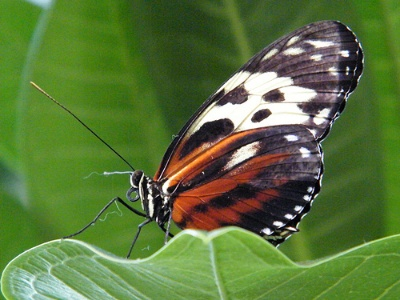
%> input picture pic/5.jpg, 400 x 300 px
$ octave saliencyDetectHistogram.m   (GNU Octave 9; MATLAB toolbox functions it lacks are replaced by stand-ins)
%> lines starting %> are read from the running program, lines starting %| are printed output that depends on the picture; in (x1, y1, x2, y2) boxes, pixels count from 0 and x2, y2 are one past the last pixel; in counts of white or black regions, pixels touching at a corner belong together; the program's own positions count from 1
### RGB2Lab/RGB2Lab.m
function [L,a,b] = RGB2Lab(R,G,B)
%RGB2LAB Convert an image from RGB to CIELAB
%
% function [L, a, b] = RGB2Lab(R, G, B)
% function [L, a, b] = RGB2Lab(I)
% function I = RGB2Lab(...)
%
% RGB2Lab takes red, green, and blue matrices, or a single M x N x 3 image,
% and returns an image in the CIELAB color space.  RGB values can be
% either between 0 and 1 or between 0 and 255.  Values for L are in the
% range [0,100] while a and b are roughly in the range [-110,110].  The
% output is of type double.
%
% This transform is based on ITU-R Recommendation BT.709 using the D65
% white point reference. The error in transforming RGB -> Lab -> RGB is
% approximately 10^-5.
%
% See also LAB2RGB.

% By Mark Ruzon from C code by Yossi Rubner, 23 September 1997.
% Updated for MATLAB 5 28 January 1998.
% Updated for MATLAB 7 30 March 2009.

if nargin == 1
  B = double(R(:,:,3));
  G = double(R(:,:,2));
  R = double(R(:,:,1));
end

if max(max(R)) > 1.0 || max(max(G)) > 1.0 || max(max(B)) > 1.0
  R = double(R) / 255;
  G = double(G) / 255;
  B = double(B) / 255;
end

% Set a threshold
T = 0.008856;

[M, N] = size(R);
s = M * N;
RGB = [reshape(R,1,s); reshape(G,1,s); reshape(B,1,s)];

% RGB to XYZ
MAT = [0.412453 0.357580 0.180423;
       0.212671 0.715160 0.072169;
       0.019334 0.119193 0.950227];
XYZ = MAT * RGB;

% Normalize for D65 white point
X = XYZ(1,:) / 0.950456;
Y = XYZ(2,:);
Z = XYZ(3,:) / 1.088754;

XT = X > T;
YT = Y > T;
ZT = Z > T;

Y3 = Y.^(1/3);

fX = XT .* X.^(1/3) + (~XT) .* (7.787 .* X + 16/116);
fY = YT .* Y3 + (~YT) .* (7.787 .* Y + 16/116);
fZ = ZT .* Z.^(1/3) + (~ZT) .* (7.787 .* Z + 16/116);

L = reshape(YT .* (116 * Y3 - 16.0) + (~YT) .* (903.3 * Y), M, N);
a = reshape(500 * (fX - fY), M, N);
b = reshape(200 * (fY - fZ), M, N);

if nargout < 2
  L = cat(3,L,a,b);
end

### drawRectangleOnImage.m
function [ im ] = drawRectangleOnImage( im, boundingbox )
%drawRectangleOnImage : can draw all the bounding boxes with random color
%on im
% im: the input image
% boundingbox: the input bounding boxes, it is an n*4 matrix
% im: the output image with all the bounding boxes on them


for i = 1:size(boundingbox,1)

    coor1 = boundingbox(i,1);
    coor2 = boundingbox(i,2);
    coor3 = boundingbox(i,3);
    coor4 = boundingbox(i,4);

    %this is the random color for the
    R = uint8(255);
    G = uint8(0);
    B = uint8(0);

    %left line
    im(coor1:coor3,coor2,1) = R;
    im(coor1:coor3,coor2,2) = G;
    im(coor1:coor3,coor2,3) = B;

    %right line
    im(coor1:coor3,coor4,1) = R;
    im(coor1:coor3,coor4,2) = G;
    im(coor1:coor3,coor4,3) = B;

    %above line
    im(coor1,coor2:coor4,1) = R;
    im(coor1,coor2:coor4,2) = G;
    im(coor1,coor2:coor4,3) = B;


    %above line
    im(coor3,coor2:coor4,1) = R;
    im(coor3,coor2:coor4,2) = G;
    im(coor3,coor2:coor4,3) = B;

end

end

### saliencyDetectHistogram.m
clc;clear;close all;
addpath('Dependencies/RGB2Lab')
addpath('pic')
tic
im = imread('5.jpg');
%> im is the input picture: size 300x400x3 uint8; mean R, G, B 90.8, 117.5, 59.3


quant_im = zeros(size(im));
for k = 1:3
    for i = 1:size(quant_im,1)
        for j = 1:size(quant_im,2)
            quant_im(i,j,k) = ceil(im(i,j,k) / 21.25);
        end
    end
end
quant_im = uint8(quant_im);
%> quant_im: size 300x400x3 uint8
quant_im(quant_im==0) = 1;
%> quant_im: size 300x400x3 uint8; mean R, G, B 4.27, 5.53, 2.81

%show the image after quantization
quant_im_minus1 = quant_im - 1;
quant_im_show = quant_im_minus1 * 23;


lab = RGB2Lab(quant_im_show);
%> in RGB2Lab, `R = double(R(:,:,1));`:
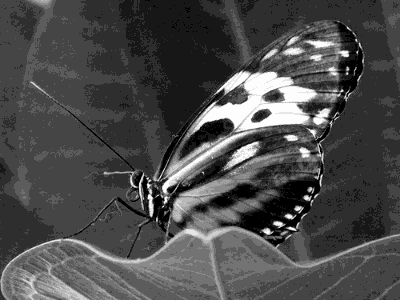
%> R: size 300x400 double; min 0, max 253, mean 75.3
%> in RGB2Lab, `XT = X > T;`: XT = 120000 logical values, 116804 true
%> in RGB2Lab, `YT = Y > T;`: YT = 120000 logical values, 116067 true
%> in RGB2Lab, `ZT = Z > T;`: ZT = 120000 logical values, 115862 true
%> in RGB2Lab, `L = cat(3,L,a,b);`:
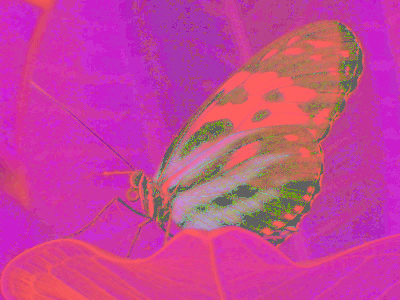
%> L: size 300x400x3 double; mean R, G, B 63.5, -18.5, 33.8; drawn with min black and max white
%begin to count
countSpace = zeros(12,12,12);

labSpace = cell(12,12,12);
changeColorSpace = cell(12,12,12);%this part mark if the colour space need to be change
for i = 1:12
    for j = 1:12
        for k = 1:12
            changeColorSpace{i,j,k} = [i,j,k];
        end
    end
end
for i = 1:size(im,1)
    for j = 1:size(im,2)
        r_level = quant_im(i,j,1);
        g_level = quant_im(i,j,2);
        b_level = quant_im(i,j,3);
        countSpace(r_level,g_level,b_level) = countSpace(r_level,g_level,b_level) + 1;
        labSpace{r_level,g_level,b_level} = {lab(i,j,1),lab(i,j,2),lab(i,j,3)};

    end
end
%> after the loop, labSpace = 1728 items

[sortedArray,rank] = sort(countSpace(:),'descend');
%> sortedArray = 1728 values, max 14080 at index 1, min 0 at index 418, mean 69.44; rank = 1728 values, max 1728 at index 13, min 1 at index 9, mean 864.5
totalPixelNum = size(im,1) * size(im,2);
%> totalPixelNum = 120000
sumPixel = 0;
pixelThreshold = 0.95;
totalPixelThreshold = floor(totalPixelNum * pixelThreshold);
%> totalPixelThreshold = 114000

for i = 1:length(sortedArray)
    [I,J,K] = ind2sub([12,12,3],rank(i));
    mainColorList(i,1:3) = [I,J,K];
    sumPixel = sumPixel + sortedArray(i);
    if(sumPixel > totalPixelThreshold)
        break
    end
end
%> this loop made 129 passes
%> (I, J, K, sumPixel) on passes 1 to 12: (4, 6, 2, 14080), (3, 5, 1, 20637), (3, 6, 1, 27128), (4, 6, 1, 33003), (3, 5, 2, 38387), (3, 4, 2, 43766), (4, 7, 2, 48902), (2, 3, 1, 53331), (1, 1, 1, 56527), (2, 4, 1, 59693), (5, 7, 3, 62289), (3, 4, 1, 64694)
%> after the loop, mainColorList = 129 rows, first 12: [4 6 2; 3 5 1; 3 6 1; 4 6 1; 3 5 2; 3 4 2; 4 7 2; 2 3 1; 1 1 1; 2 4 1; 5 7 3; 3 4 1]; sumPixel = 114049

%we use the value of i from the last part
for j = i + 1:length(sortedArray)
    if(sortedArray(j) == 0)
        break
    end
    [I,J,K] = ind2sub([12,12,3],rank(j));
    rareColorList(j-i,1:3) = [I,J,K];

end
%> this loop made 289 passes
%> (I, J, K) on passes 1 to 3: (10, 11, 11), (10, 9, 9), (9, 9, 8)
%> after the loop, rareColorList = 288 rows, first 12: [10 11 11; 10 9 9; 9 9 8; 10 11 9; 7 7 6; 5 6 5; 7 8 7; 9 5 2; 8 8 7; 9 11 8; 5 3 2; 6 4 4]

%replace each rare colour to main colour
for i = 1:size(rareColorList,1)
    tmp = rareColorList(i,1:3);
    I = tmp(1);
    J = tmp(2);
    K = tmp(3);
    diffList = zeros(size(mainColorList,1),1);
    for j = 1:size(mainColorList,1)
        tmp = mainColorList(j,1:3);
        II = tmp(1);
        JJ = tmp(2);
        KK = tmp(3);
        theDiff = zeros(1,3);
        theDiff(1) = labSpace{I,J,K}{1} - labSpace{II,JJ,KK}{1};
        theDiff(2) = labSpace{I,J,K}{2} - labSpace{II,JJ,KK}{2};
        theDiff(3) = labSpace{I,J,K}{3} - labSpace{II,JJ,KK}{3};

        diffList(j) = norm(theDiff);
    end
    [sortedList,diffListRank] = sort(diffList);
    substitudeColorRank = diffListRank(1);
    substitudeColor = mainColorList(substitudeColorRank,1:3);
    changeColorSpace{I,J,K} = substitudeColor;
    %update the count space
    II = substitudeColor(1);
    JJ = substitudeColor(2);
    KK = substitudeColor(3);
    countSpace(II,JJ,KK) = countSpace(II,JJ,KK) + countSpace(I,J,K);
    countSpace(I,J,K) = 0;
end
%> this loop made 288 passes
%> (I, J, K, substitudeColorRank, II, JJ, KK) on passes 1 to 3: (10, 11, 11, 96, 9, 10, 10), (10, 9, 9, 105, 9, 9, 9), (9, 9, 8, 86, 10, 10, 9)

%replace the original picture
quant_im_reduce = quant_im;
for i = 1:size(quant_im,1)
    for j = 1:size(quant_im,2)
        I = quant_im(i,j,1);
        J = quant_im(i,j,2);
        K = quant_im(i,j,3);
        newColor = changeColorSpace{I,J,K};
        quant_im_reduce(i,j,1) = newColor(1);
        quant_im_reduce(i,j,2) = newColor(2);
        quant_im_reduce(i,j,3) = newColor(3);
    end
end
%> quant_im_reduce: size 300x400x3 uint8; mean R, G, B 4.25, 5.51, 2.8
quant_im_reduce_toshow = (quant_im_reduce - 1) * 23;


%begin to calculate the saliency
frequencyList = zeros(size(mainColorList,1),1);
for i = 1:size(mainColorList,1)
    tmp = mainColorList(i,1:3);
    I = tmp(1);
    J = tmp(2);
    K = tmp(3);
    frequencyList(i) = countSpace(I,J,K) / totalPixelNum;
end
%> this loop made 129 passes

saliencyList = zeros(size(mainColorList,1),1);
diffLabMatrix = zeros(size(mainColorList,1),size(mainColorList,1));
%> diffLabMatrix: size 129x129 double; every value is 0
for i = 1:size(mainColorList,1)
    tmp = mainColorList(i,1:3);
    I = tmp(1);
    J = tmp(2);
    K = tmp(3);
    for j = 1:size(mainColorList,1)
        if(j >= i)
            break;
        end
        tmp = mainColorList(j,1:3);
        II = tmp(1);
        JJ = tmp(2);
        KK = tmp(3);
        theDiff = zeros(1,3);
        theDiff(1) = labSpace{I,J,K}{1} - labSpace{II,JJ,KK}{1};
        theDiff(2) = labSpace{I,J,K}{2} - labSpace{II,JJ,KK}{2};
        theDiff(3) = labSpace{I,J,K}{3} - labSpace{II,JJ,KK}{3};
        diffLabMatrix(i,j) = norm(theDiff);
        diffLabMatrix(j,i) = diffLabMatrix(i,j);

    end

end
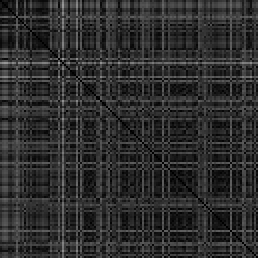
%> diffLabMatrix: size 129x129 double (shown 2 times larger); min 0, max 156.3, mean 46.1

for i = 1:size(mainColorList,1)
    saliencySum = 0;
    for j = 1:size(mainColorList,1)
        if(i == j)
            continue;
        end
        saliencySum = saliencySum + frequencyList(j) * diffLabMatrix(i,j);
    end
    saliencyList(i) = saliencySum;
end

%we need to smooth the saliency list
m = ceil(length(saliencyList) / 4);
newSaliencyList = size(saliencyList);
for i = 1:length(saliencyList)
    [~,neighbourList] = sort( diffLabMatrix(:,i) );
    nearColorList = neighbourList(1:m);
    T = 0;
    for j = 1:m
        T = T + diffLabMatrix(i,nearColorList(j));
    end
    newSaliencySum = 0;
    for j = 1:m
        newSaliencySum = newSaliencySum + (T - diffLabMatrix(i,nearColorList(j)) )*saliencyList(nearColorList(j));
    end
    newSaliencyList(i) = newSaliencySum / ((m-1)*T);
end

%create the saliency space
saliencySpace = zeros(12,12,12);
for i = 1:size(mainColorList,1)
    tmp = mainColorList(i,1:3);
    I = tmp(1);
    J = tmp(2);
    K = tmp(3);
    saliencySpace(I,J,K) = newSaliencyList(i);
end

theSaliencyMax = max(newSaliencyList(:));
saliencyIm = zeros(size(im,1),size(im,2));
for i = 1:size(im,1)
    for j = 1:size(im,2)
        tmp = quant_im_reduce(i,j,1:3);
        I = tmp(1);
        J = tmp(2);
        K = tmp(3);
        saliencyIm(i,j) = saliencySpace(I,J,K);
    end
end
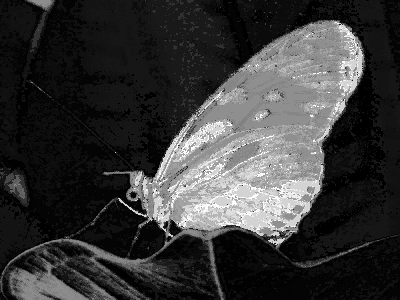
%> saliencyIm: size 300x400 double; min 34.8, max 63.99, mean 41.3; drawn with min black and max white

saliencyIm = saliencyIm / theSaliencyMax;
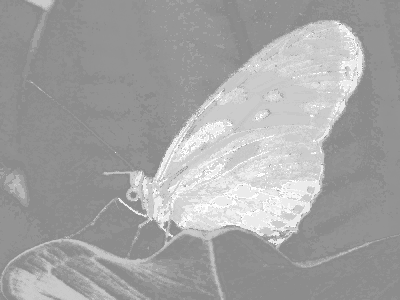
%> saliencyIm: size 300x400 double; min 0.544, max 1, mean 0.645
saliency = saliencyIm;


% [9 lines of commented-out code are left out]


saliencySorted = sort(saliency(:),'descend');
percentageThreshold = 0.20;
threshold = saliencySorted(floor(percentageThreshold*length(saliencySorted)));

OtsuThreshold = graythresh(saliency);
BW_otsu = im2bw(saliency,OtsuThreshold);
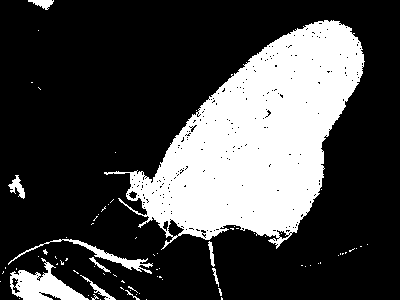
%> BW_otsu: size 300x400 logical; 27% white; 78 white regions (68 under 20 px), largest, box (x1, y1, x2, y2) and area: (104, 20, 365, 250) 29307, (10, 258, 89, 300) 1486, (8, 239, 153, 274) 652


%BW = BW_otsu;
BW = im2bw(saliency, threshold);
%> BW: size 300x400 logical; 19.9% white; 94 white regions (92 under 20 px), largest, box (x1, y1, x2, y2) and area: (118, 21, 363, 236) 23703, (268, 238, 285, 245) 61

se = strel('disk',2);
BW_after_dilate = imdilate(BW,se);
%> BW_after_dilate: size 300x400 logical; 25.5% white; 15 white regions (11 under 20 px), largest, box (x1, y1, x2, y2) and area: (116, 19, 367, 247) 30292, (25, 273, 37, 290) 71, (31, 294, 42, 300) 37, (138, 223, 143, 230) 21
% BW = imdilate(BW,se);
BW_after_dilate = imerode(BW_after_dilate,se);
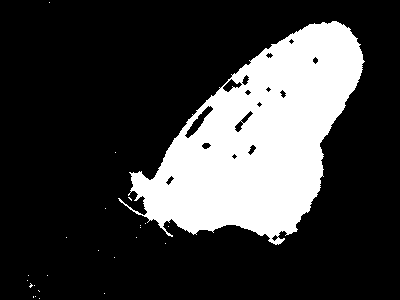
%> BW_after_dilate: size 300x400 logical; 23.4% white; 24 white regions (23 under 20 px), largest, box (x1, y1, x2, y2) and area: (118, 21, 365, 245) 28048


%find the largest one
CC = bwconncomp(BW_after_dilate);
numPixels = cellfun(@numel,CC.PixelIdxList);
[biggest,idx] = max(numPixels);
BW_with_biggest_CC = zeros(size(BW));
BW_with_biggest_CC(CC.PixelIdxList{idx}) = 1;
%> BW_with_biggest_CC: size 300x400 double; values 0 (black) and 1 (white), 23.4% white; 1 white region, box (x1, y1, x2, y2) and area: (118, 21, 365, 245) 28048


STATS = regionprops(BW_with_biggest_CC, 'BoundingBox');
b = STATS.BoundingBox;
boundingbox = [ceil(b(2)),ceil(b(1)),floor(b(4)),floor(b(3))];
boundingbox(3) = boundingbox(1) + boundingbox(3) - 1;
boundingbox(4) = boundingbox(2) + boundingbox(4) - 1;
finalIm = drawRectangleOnImage(im,boundingbox);
%> the loop in drawRectangleOnImage, `for i = 1:size(boundingbox,1)` made 1 pass

toc
%show  all the images
subplot(3,3,1),
imshow(im)
title('1')

subplot(3,3,2),
imshow(quant_im_show)
title('2')

subplot(3,3,3),
imshow(quant_im_reduce_toshow)
title('3')

subplot(3,3,4),
imshow(saliency)
title('4')

subplot(3,3,5),
imshow(BW)
title('5')

subplot(3,3,6),
imshow(BW_after_dilate)
title('6')

subplot(3,3,7),
imshow(BW_with_biggest_CC)
title('7')


figure
imshow(finalIm)
